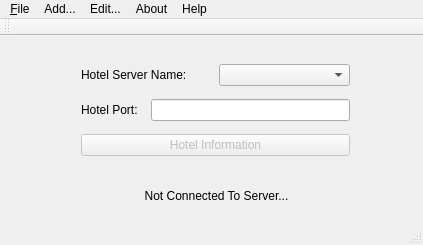
<?xml version="1.0" encoding="UTF-8"?>
<ui version="4.0">
 <class>MainWindow</class>
 <widget class="QMainWindow" name="MainWindow">
  <property name="geometry">
   <rect>
    <x>0</x>
    <y>0</y>
    <width>423</width>
    <height>245</height>
   </rect>
  </property>
  <property name="windowTitle">
   <string>MainWindow</string>
  </property>
  <widget class="QWidget" name="centralWidget">
   <widget class="QWidget" name="layoutWidget">
    <property name="geometry">
     <rect>
      <x>70</x>
      <y>10</y>
      <width>291</width>
      <height>131</height>
     </rect>
    </property>
    <layout class="QVBoxLayout" name="verticalLayout">
     <item>
      <layout class="QHBoxLayout" name="horizontalLayout">
       <item>
        <widget class="QLabel" name="label">
         <property name="text">
          <string>Hotel Server Name:</string>
         </property>
        </widget>
       </item>
       <item>
        <widget class="QComboBox" name="comboBox"/>
       </item>
      </layout>
     </item>
     <item>
      <layout class="QHBoxLayout" name="horizontalLayout_2">
       <item>
        <widget class="QLabel" name="label_2">
         <property name="text">
          <string>Hotel Port:  </string>
         </property>
        </widget>
       </item>
       <item>
        <widget class="QLineEdit" name="lineEdit"/>
       </item>
      </layout>
     </item>
     <item>
      <widget class="QPushButton" name="pushButton">
       <property name="enabled">
        <bool>false</bool>
       </property>
       <property name="text">
        <string>Hotel Information</string>
       </property>
       <property name="default">
        <bool>true</bool>
       </property>
      </widget>
     </item>
    </layout>
   </widget>
   <widget class="QLabel" name="statusLabel">
    <property name="geometry">
     <rect>
      <x>76</x>
      <y>150</y>
      <width>281</width>
      <height>20</height>
     </rect>
    </property>
    <property name="text">
     <string>Not Connected To Server...</string>
    </property>
    <property name="alignment">
     <set>Qt::AlignCenter</set>
    </property>
   </widget>
  </widget>
  <widget class="QMenuBar" name="menuBar">
   <property name="geometry">
    <rect>
     <x>0</x>
     <y>0</y>
     <width>423</width>
     <height>18</height>
    </rect>
   </property>
   <widget class="QMenu" name="menuEdit">
    <property name="title">
     <string>Edit...</string>
    </property>
   </widget>
   <widget class="QMenu" name="menuHelp">
    <property name="title">
     <string>Help</string>
    </property>
   </widget>
   <widget class="QMenu" name="menuAbout">
    <property name="title">
     <string>About</string>
    </property>
   </widget>
   <widget class="QMenu" name="menuAdd">
    <property name="title">
     <string>Add...</string>
    </property>
   </widget>
   <widget class="QMenu" name="menuFile">
    <property name="title">
     <string>&amp;File</string>
    </property>
    <addaction name="action_Exit"/>
   </widget>
   <addaction name="menuFile"/>
   <addaction name="menuAdd"/>
   <addaction name="menuEdit"/>
   <addaction name="menuAbout"/>
   <addaction name="menuHelp"/>
  </widget>
  <widget class="QToolBar" name="mainToolBar">
   <attribute name="toolBarArea">
    <enum>TopToolBarArea</enum>
   </attribute>
   <attribute name="toolBarBreak">
    <bool>false</bool>
   </attribute>
  </widget>
  <widget class="QStatusBar" name="statusBar"/>
  <action name="action_Exit">
   <property name="text">
    <string>&amp;Exit</string>
   </property>
  </action>
 </widget>
 <layoutdefault spacing="6" margin="11"/>
 <resources/>
 <connections/>
</ui>
